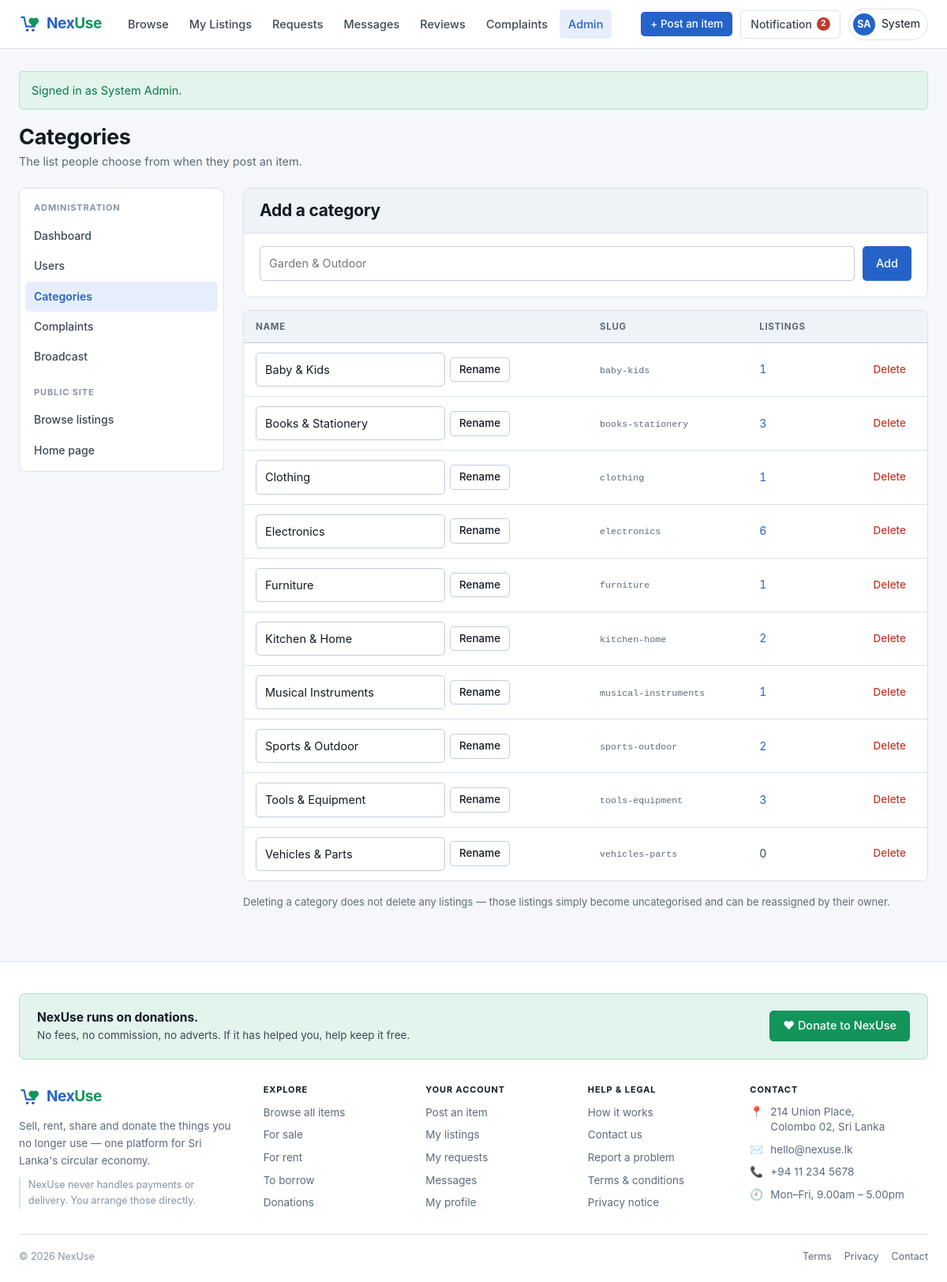
The app's page /admin/categories (signed in) with its own data.
### tables this page shows
CREATE TABLE users (
  user_id        INT UNSIGNED NOT NULL AUTO_INCREMENT,
  name           VARCHAR(100)  NOT NULL,
  email          VARCHAR(190)  NOT NULL,
  password_hash  VARCHAR(255)  NOT NULL,
  phone          VARCHAR(20)   DEFAULT NULL,
  address        VARCHAR(255)  DEFAULT NULL,
  city           VARCHAR(80)   DEFAULT NULL,
  bio            TEXT          DEFAULT NULL,
  avatar_path    VARCHAR(255)  DEFAULT NULL,
  role           ENUM('admin','member')            NOT NULL DEFAULT 'member',
  status         ENUM('active','suspended')        NOT NULL DEFAULT 'active',
  created_at     DATETIME      NOT NULL DEFAULT CURRENT_TIMESTAMP,
  PRIMARY KEY (user_id),
  UNIQUE KEY uq_users_email (email),
  KEY idx_users_role (role),
  KEY idx_users_status (status)
);

CREATE TABLE categories (
  category_id  INT UNSIGNED NOT NULL AUTO_INCREMENT,
  name         VARCHAR(80)  NOT NULL,
  slug         VARCHAR(80)  NOT NULL,
  created_at   DATETIME     NOT NULL DEFAULT CURRENT_TIMESTAMP,
  PRIMARY KEY (category_id),
  UNIQUE KEY uq_categories_slug (slug)
);

### app/Views/admin/categories.php (the view, shortened to what the rows shown need)
<div class="page-head">
  <div>
    <h1>Categories</h1>
  </div>
</div>
<div class="split">
  <div>
<div class="card mb-2">
  <div class="card-head"><h2>Add a category</h2></div>
</div>
<?php if (empty($categories)): ?>
  <div class="empty">
    <div class="icon">🏷️</div>
    <h3>No categories yet</h3>
    <p>Add the first one above. Listings can be posted without a category, but they are harder to find.</p>
  </div>
<?php else: ?>
  <div class="table-wrap">
    <table>
      <thead>
        <tr><th>Name</th><th>Slug</th><th class="num">Listings</th><th></th></tr>
      </thead>
      <tbody>
        <?php foreach ($categories as $category): ?>
          <?php $cid = (int) $category['category_id']; ?>
          <tr>
            <td style="min-width:220px;">
              <form method="post" action="<?= url('/admin/categories/' . $cid . '/update') ?>"
                    class="flex gap-sm">
                <input type="text" name="name" value="<?= e($category['name']) ?>" required
                       style="max-width:240px;">
                <button type="submit" class="btn btn-secondary btn-sm">Rename</button>
              </form>
            </td>
            <td class="small muted"><code><?= e($category['slug']) ?></code></td>
            <td class="num">
              <?php if ((int) $category['listing_count'] > 0): ?>
                <a href="<?= url('/browse?category=' . $cid) ?>"><?= (int) $category['listing_count'] ?></a>
              <?php else: ?>
                0
              <?php endif; ?>
            </td>
            <td class="right">
              <form method="post" action="<?= url('/admin/categories/' . $cid . '/delete') ?>"
                    data-confirm="Delete this category? <?= (int) $category['listing_count'] ?> listing(s) will become uncategorised.">
                <button type="submit" class="btn btn-ghost btn-sm" style="color:var(--red);">Delete</button>
              </form>
            </td>
          </tr>
        <?php endforeach; ?>
      </tbody>
    </table>
  </div>
<?php endif; ?>
  </div>
</div>

### app/Views/layouts/app.php (shortened to what the rows shown need)
<?php
$user      = auth_user();
$unread    = $user !== null ? Notification::unreadCount((int) $user['user_id']) : 0;
$containerClass = 'container';
?>
<!DOCTYPE html>
<html lang="en">
<head>
<link rel="stylesheet" href="<?= asset('css/app.css') ?>">
</head>
<body>
<header class="site-header">
  <div class="container">
    <div class="header-actions">
      <?php if ($user !== null): ?>
        <a class="btn btn-sm hide-sm" href="<?= url('/listings/create') ?>">+ Post an item</a>
        <a class="notif-toggle" href="#notifications" data-modal-open="notifications">
          Notification
          <?php if ($unread > 0): ?>
            <span class="nav-badge"><?= $unread > 99 ? '99+' : $unread ?><span class="sr-only"> unread</span></span>
          <?php endif; ?>
        </a>
        <div class="account">
          <button class="account-toggle" type="button" data-dropdown="account-menu" aria-haspopup="true">
            <?= avatar($user) ?>
            <span class="hide-sm"><?= e(explode(' ', (string) $user['name'])[0]) ?></span>
          </button>
        </div>
      <?php else: ?>
        <a class="btn btn-secondary btn-sm" href="<?= url('/login') ?>">Sign in</a>
        <a class="btn btn-sm" href="<?= url('/register') ?>">Create account</a>
      <?php endif; ?>
    </div>
  </div>
</header>
<main class="page">
  <div class="<?= e($containerClass) ?>">
    <?= $content ?>
  </div>
</main>
</body>
</html>

### app/Helpers/functions.php (shortened to what the rows shown need)
<?php
function e(mixed $value): string
{
    return htmlspecialchars((string) $value, ENT_QUOTES | ENT_SUBSTITUTE, 'UTF-8');
}
function url(string $path = ''): string
{
    $base = rtrim((string) Config::get('base_url', ''), '/');
    $path = ltrim($path, '/');
    return $path === '' ? ($base === '' ? '/' : $base) : $base . '/' . $path;
}
function asset(string $path): string
{
    return url('assets/' . ltrim($path, '/'));
}
function initials(string $name): string
{
    $parts = preg_split('/\s+/', trim($name)) ?: [];
    $first = mb_substr($parts[0] ?? '', 0, 1);
    $last  = count($parts) > 1 ? mb_substr($parts[count($parts) - 1], 0, 1) : '';
    return mb_strtoupper($first . $last);
}
function auth_user(): ?array
{
    return Auth::user();
}
function avatar(array $person, string $size = ''): string
{
    $classes = trim('avatar ' . $size);
    $name    = (string) ($person['name'] ?? '');
    $path    = $person['avatar_path'] ?? null;
    return '<span class="' . e($classes) . '">' . e(initials($name)) . '</span>';
}

### records on screen
users: name "SA", name "System"
categories: name "Baby & Kids", slug "baby-kids", listing_count "1"
categories: name "Books & Stationery", slug "books-stationery", listing_count "3"
categories: name "Clothing", slug "clothing", listing_count "1"
categories: name "Electronics", slug "electronics", listing_count "6"
categories: name "Furniture", slug "furniture", listing_count "1"
categories: name "Kitchen & Home", slug "kitchen-home", listing_count "2"
categories: name "Musical Instruments", slug "musical-instruments", listing_count "1"
categories: name "Sports & Outdoor", slug "sports-outdoor", listing_count "2"
categories: name "Tools & Equipment", slug "tools-equipment", listing_count "3"
categories: name "Vehicles & Parts", slug "vehicles-parts", shows "0"

### other values on screen
$unread "2"
$message['message'] "Signed in as System Admin."
$label "Dashboard"
$label "Users"
$label "Categories"
$label "Complaints"
$label "Broadcast"
